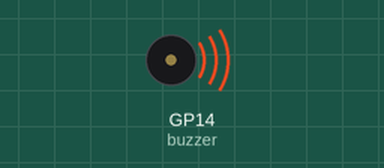
This program was run on a simulated Raspberry Pi Pico running MicroPython. Shown: buzzer (waves = sounding). At 0.4 s the program stops and its outputs stay as they are.

Above: at 0.2 s.
Timing chart, 0 to 1.9 s (numbered marks = the images above):
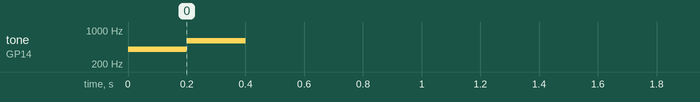

Measured:
- by itself, tone on GP14 (buzzer): silent → 400 Hz at 0.00 s, → 600 Hz 0.20 s later, → silent 0.20 s later

The program:

buzzer_test_2.py
```python
from machine import Pin, PWM
import time

buzzer = PWM(Pin(14))

def buzzer_sound(freq, duration):
    buzzer.freq(freq)
    buzzer.duty_u16(3000)  # Adjust this value for loudness
    time.sleep(duration)
    buzzer.duty_u16(0)


buzzer_sound(400, 0.2)  # Sound 1 when opening the door
buzzer_sound(600, 0.2)   # Sound 2 when closing the door
```
